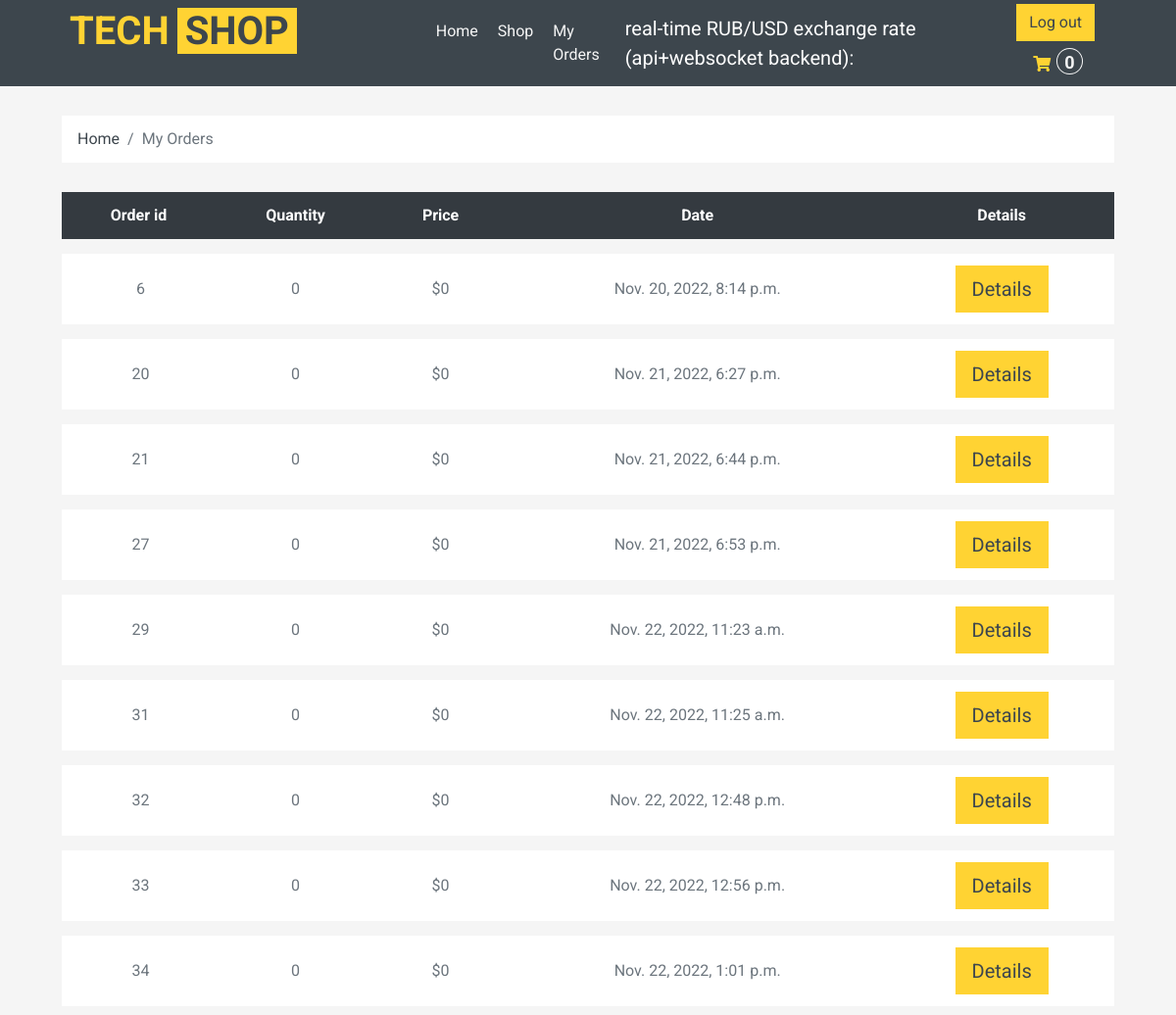
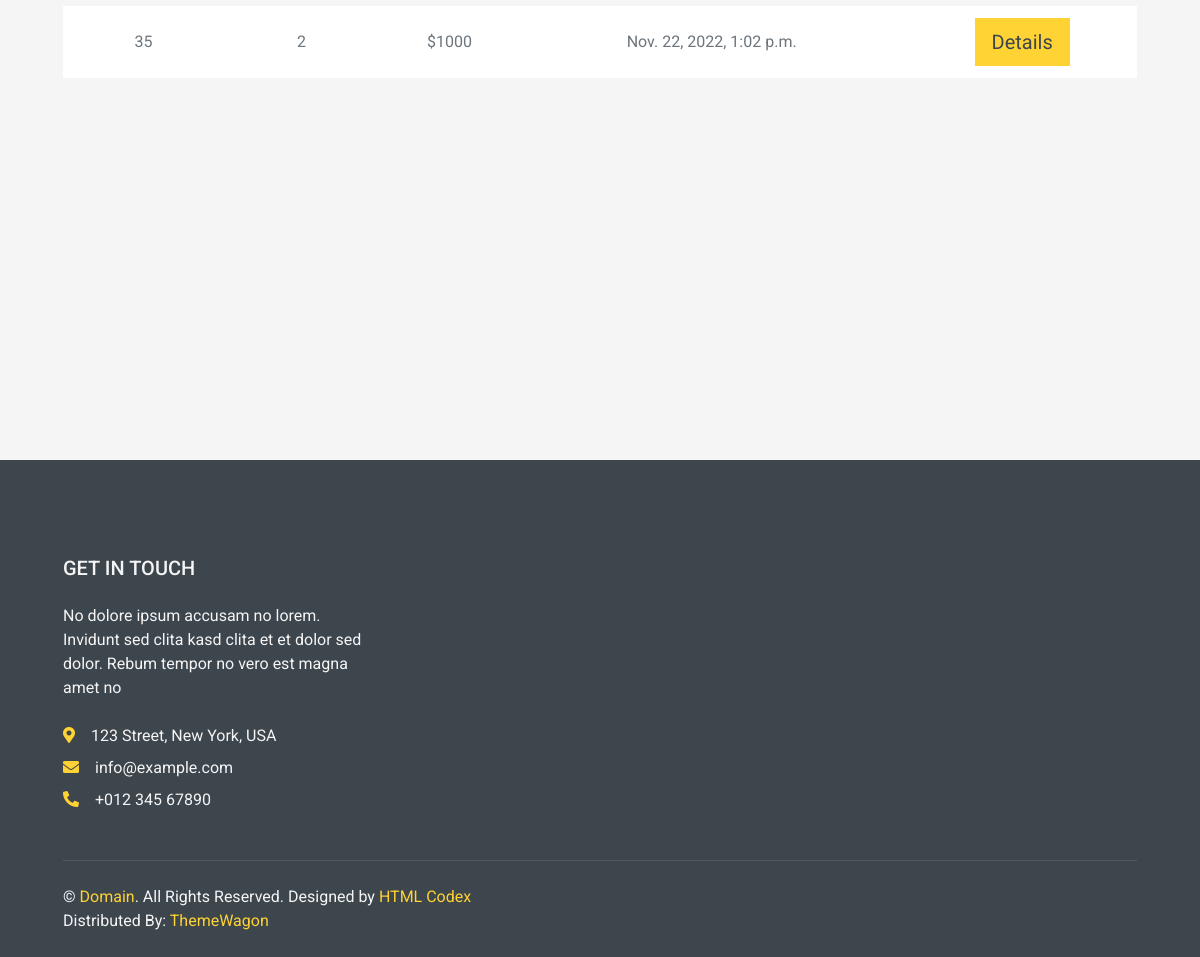
/my_orders (signed in), run on the app's committed database (2 pictures, top to bottom).
### shop/models.py (models this page shows, shortened)
class Order(models.Model):
    STATUS = (
    ("Pending", "Pending"),
    ("Ready", "Ready"),
    ("Delivered", "Delivered"),
    ("Cart", "Cart"),
    )
    date_created = models.DateTimeField(null = True)
    products = models.ManyToManyField("Product")
    customer = models.ForeignKey(User, blank = True, null = True, on_delete = models.SET_NULL)
    status = models.CharField(choices = STATUS, default = "Pending", max_length = 255)
    date_added = models.DateTimeField(auto_now_add = True, null = True)
    @property
    def order_total_price(self):
        return sum([item.total_item_price for item in self.orderitem_set.all()])
    @property
    def order_total_quantity(self):
        return sum([item.quantity for item in self.orderitem_set.all()])

class OrderItem(models.Model):
    order = models.ForeignKey("Order", on_delete = models.CASCADE)
    product = models.ForeignKey("Product", null = True, blank = True, on_delete = models.CASCADE )
    quantity = models.IntegerField(null = True, blank = True, default = 0)
    date_added = models.DateTimeField(auto_now = True, null = True, blank = True)
    @property
    def total_item_price(self):
        return self.product.price * self.quantity

class Product(models.Model):
    CATEGORY = (
    ("Tech", "Tech"),
    ("New", "New"),
    ("Popular", "Popular"),
    )
    default_description = """
    Eos no lorem eirmod diam diam, eos elitr et gubergren diam sea. Consetetur vero aliquyam invidunt duo dolores et duo sit. Vero diam ea vero et dolore rebum, dolor rebum eirmod consetetur invidunt sed sed et, lorem duo et eos elitr, sadipscing kasd ipsum rebum diam. Dolore diam stet rebum sed tempor kasd eirmod. Takimata kasd ipsum accusam sadipscing, eos dolores sit no ut diam consetetur duo justo est, sit sanctus diam tempor aliquyam eirmod nonumy rebum dolor accusam, ipsum kasd eos consetetur at sit rebum, diam kasd invidunt tempor lorem, ipsum lorem elitr sanctus eirmod takimata dolor ea invidunt.

    Dolore magna est eirmod sanctus dolor, amet diam et eirmod et ipsum. Amet dolore tempor consetetur sed lorem dolor sit lorem tempor. Gubergren amet amet labore sadipscing clita clita diam clita. Sea amet et sed ipsum lorem elitr et, amet et labore voluptua sit rebum. Ea erat sed et diam takimata sed justo. Magna takimata justo et amet magna et.
    """
    name = models.CharField(verbose_name = "название продукта" , max_length = 100)
    price = models.IntegerField(null = True, blank = True)
    description = models.TextField(default = default_description, blank = True)
    rating = models.IntegerField(null = True, blank = True)
    pic = models.ImageField(upload_to = "shop/%Y/%m", null = True, blank = True, default = "default_picture.png")
    added_at = models.DateTimeField(verbose_name = "Data of appearance", auto_now_add = True, null = True)
    category = models.CharField(max_length = 100, choices = CATEGORY)
    slug = models.SlugField(blank = True, null = True, unique = True)

### shop/views.py (the view)
# urls.py: path('my_orders', my_orders, name = "my_orders"),
@login_required(login_url = "/login_view")
def my_orders(request):
    orders_made = Order.objects.exclude(status = "Cart").filter(customer = request.user)
    ctx = {
    "orders_made" : orders_made,
    }
    return render(request,"orders/my_orders.html",ctx)

### shop/context_processors.py (called while the page is built)
def get_cart_total(request):
    crt = get_cart(request)
    return {"crt_total_quantity": crt.order_total_quantity}

### shop/utils.py (called while the page is built)
def get_cart(request):
    user = request.user
    if user.is_authenticated:
        crt, created = Order.objects.get_or_create(customer = user, status = "Cart")
    else:
        crt, created = Order.objects.get_or_create(customer = None, status = "Cart")
    return crt

### templates/orders/my_orders.html (shortened to what this page needs)
{%extends "main.html"%}
{%load static%}
{%block cart%}
    <div class="container-fluid">
        <div class="row px-xl-5">
            <div class="col-12">
                <nav class="breadcrumb bg-light mb-30">
                    <a class="breadcrumb-item text-dark" href="{%url 'index'%}">Home</a>
                    <span class="breadcrumb-item active">My Orders</span>
                </nav>
            </div>
        </div>
    </div>
    <div class="container-fluid">
        <div class="row px-xl-5">
            <div class="col-lg-12 table-responsive mb-5">
                <table class="table table-light table-borderless table-hover text-center mb-0">
                    <thead class="thead-dark">
                        <tr>
                            <th>Order id</th>
                            <th>Quantity</th>
                            <th>Price</th>
                            <th>Date</th>
                            <th>Details</th>
                        </tr>
                    </thead>
                    <tbody class="align-middle">
                        {% for order in orders_made%}
                        <tr data-product_id_item ={{item.product.id}} >
                            <td class="align-middle"><img src="{{item.product.pic.url}}" alt="" style="width: 50px;"> {{order.id}}</td>
                            <td class="align-middle">{{order.order_total_quantity}} </td>
                            <td class="align-middle" >${{order.order_total_price}}</td>
                            <td class="align-middle" >{{order.date_added}}</td>
                            <td class="align-middle" ><a class = "btn btn-primary btn-lg" href="{%url 'order_detail' order.id%}">Details</a></td>
                        </tr>
                        {% endfor %}
                    </tbody>
                </table>
            </div>
        </div>
    </div>
{%endblock%}

### data on the page
Order: id "6", order_total_quantity "0", order_total_price "0", date_added "Nov. 20, 2022, 8:14 p.m."
Order: id "20", order_total_quantity "0", order_total_price "0", date_added "Nov. 21, 2022, 6:27 p.m."
Order: id "21", order_total_quantity "0", order_total_price "0", date_added "Nov. 21, 2022, 6:44 p.m."
Order: id "27", order_total_quantity "0", order_total_price "0", date_added "Nov. 21, 2022, 6:53 p.m."
Order: id "29", order_total_quantity "0", order_total_price "0", date_added "Nov. 22, 2022, 11:23 a.m."
Order: id "31", order_total_quantity "0", order_total_price "0", date_added "Nov. 22, 2022, 11:25 a.m."
Order: id "32", order_total_quantity "0", order_total_price "0", date_added "Nov. 22, 2022, 12:48 p.m."
Order: id "33", order_total_quantity "0", order_total_price "0", date_added "Nov. 22, 2022, 12:56 p.m."
Order: id "34", order_total_quantity "0", order_total_price "0", date_added "Nov. 22, 2022, 1:01 p.m."
Order: id "35", order_total_quantity "2", order_total_price "1000", date_added "Nov. 22, 2022, 1:02 p.m."

### other printed values
{{ crt_total_quantity }} "0"
